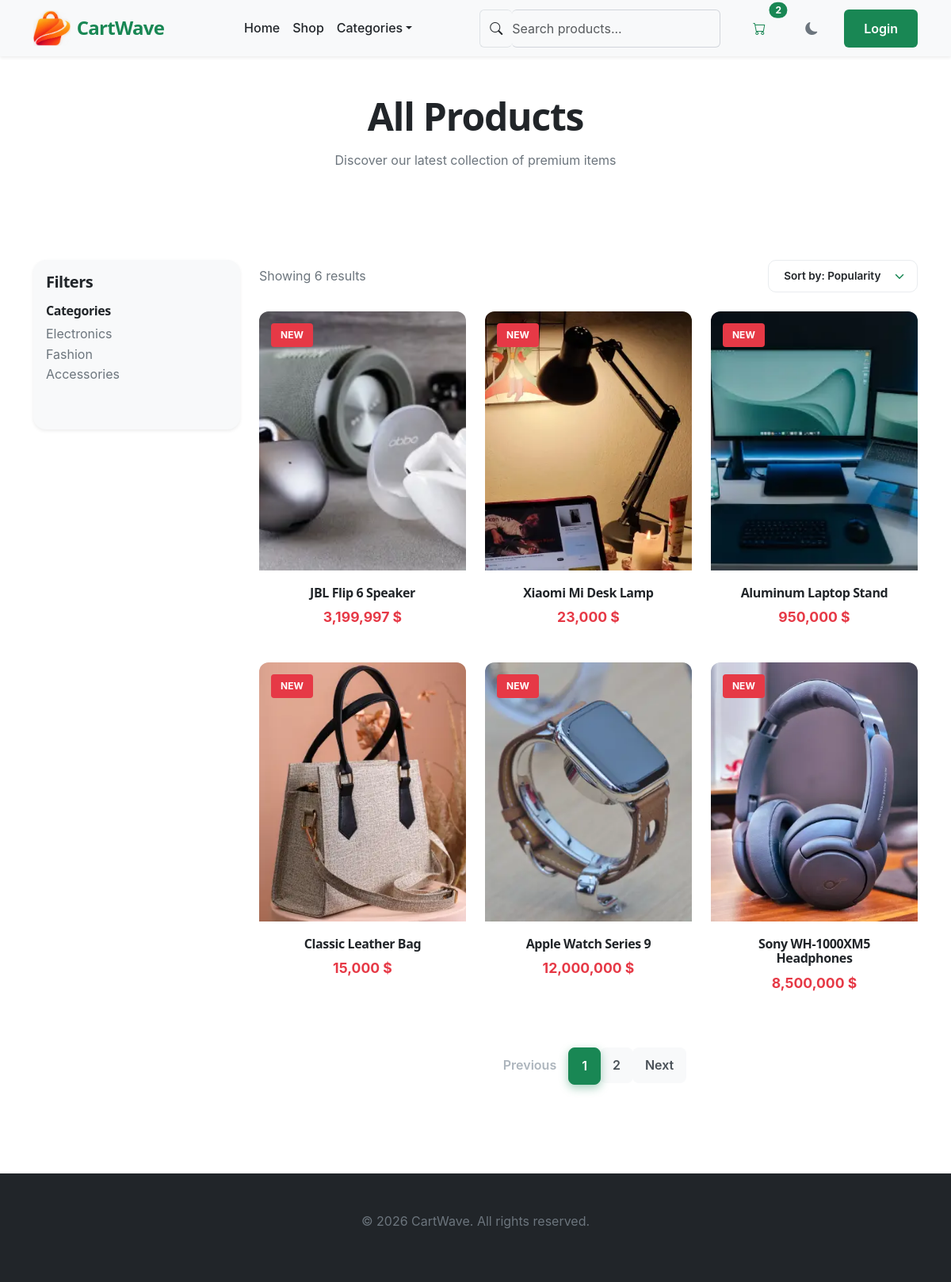
The app's page /shop/ with its own data.
### main/models.py (models this page shows, shortened)
class SiteConfig(models.Model):
    site_title = models.CharField(max_length=200, default="CartWave")
    description = models.TextField(blank=True)
    logo = models.ImageField(upload_to="site/logo/", blank=True, null=True)
    favicon = models.ImageField(upload_to="site/favicon/", blank=True, null=True)
    site_name = models.CharField(max_length=100, default="CartWave", verbose_name="Site Name")
    class Meta:
        verbose_name = "site configuration"
        verbose_name_plural = "site configurations"

### products/models.py (models this page shows, shortened)
class Product(models.Model):
    name = models.CharField(max_length=200)
    description = models.TextField(blank=True)
    price = models.IntegerField()
    image = models.ImageField(upload_to="products/",blank=True)
    is_active = models.BooleanField(default=True)
    is_featured = models.BooleanField(default=False)
    created_at = models.DateTimeField(auto_now_add=True)
    class Meta:
        ordering = ['-created_at']

### products/views.py (the view)
# urls.py: path("shop/", shop, name="shop"),
def shop(request):
    products = Product.objects.filter(is_active=True).order_by('-created_at')
    site_config = SiteConfig.objects.first()
    return render(request, "shop.html", {
        "products": products,
        "site_config": site_config
        })

### templates/shop.html (shortened to what this page needs)
{% extends "base.html" %}
{% load static humanize %}
{% block content %}
    <section class="py-5 text-center">
      <div class="container">
        <h1 class="fw-bold mb-3">All Products</h1>
        <p class="text-muted">Discover our latest collection of premium items</p>
      </div>
    </section>
    <section class="py-5">
      <div class="container">
        <div class="row g-4">
          <aside class="col-lg-3">
            <div class="card border-0 shadow-sm p-3">
              <h5 class="fw-bold mb-3">Filters</h5>
              <div class="mb-4">
                <h6 class="fw-semibold">Categories</h6>
                <ul class="list-unstyled">
                  <li><a href="#" class="text-decoration-none text-muted">Electronics</a></li>
                  <li><a href="#" class="text-decoration-none text-muted">Fashion</a></li>
                  <li><a href="#" class="text-decoration-none text-muted">Accessories</a></li>
                </ul>
              </div>
            </div>
          </aside>
          <main class="col-lg-9">
            <div class="d-flex justify-content-between align-items-center mb-4">
              <span class="text-muted">Showing {{ products|length }} results</span>
              <select class="shop-sort-select w-auto form-select">
                <option>Sort by: Popularity</option>
              </select>
            </div>
            <div class="row g-4">
               {% for product in products %}
              <div class="col-lg-4 col-md-6">
                <div class="product-card-modern">
                  <div class="product-image-wrapper">
                    <span class="badge-new">New</span>
                    <img src="{{ product.image.url }}" alt="{{ product.name }}" />
                  </div>
                  <div class="product-info">
                    <h6 class="product-title">{{ product.name }}</h6>
                    <p class="product-price">{{ product.price|intcomma }} $</p>
                  </div>
                </div>
              </div>
              {% empty %}
                <div class="col-12 text-center py-5">
                  <p>No active products available yet!</p>
                </div>
              {% endfor %}
            </div>
            <nav aria-label="Page navigation" class="mt-5">
              <ul class="pagination justify-content-center">
                <li class="page-item disabled">
                  <a class="page-link" href="javascript:void(0)" tabindex="-1">Previous</a>
                </li>
                <li class="page-item active"><a class="page-link" href="javascript:void(0)">1</a></li>
                <li class="page-item"><a class="page-link" href="javascript:void(0)">2</a></li>
                <li class="page-item"><a class="page-link" href="javascript:void(0)">Next</a></li>
              </ul>
            </nav>
          </main>
        </div>
      </div>
    </section>
{% endblock %}

### templates/base.html (shortened to what this page needs)
{% load static humanize %}
<!doctype html>
<html lang="en" class="no-js" data-theme="light">
  <head>
    <link
      href="https://cdn.jsdelivr.net/npm/bootstrap@5.3.8/dist/css/bootstrap.min.css"
      rel="stylesheet"
    />
    <link
      rel="stylesheet"
      href="https://cdn.jsdelivr.net/npm/bootstrap-icons@1.11.3/font/bootstrap-icons.min.css"
    />
    <link rel="stylesheet" href="{% static 'assets/css/main.css' %}" />
    <link rel="stylesheet" href="{% static 'assets/css/sections.css' %}" />
    <link rel="stylesheet" href="{% static 'assets/css/responsive.css' %}" />
  </head>
  <body>
    <nav
      class="navbar navbar-expand-lg navbar-auto bg-surface shadow-sm sticky-top theme-border-bottom"
    >
      <div class="container">
        <a
          class="navbar-brand d-flex align-items-center gap-2 text-decoration-none"
          href="/"
        >
          {% if site_config.logo %}
          <img
            src="{{ site_config.logo.url }}"
            alt="Logo"
            height="45"
            class="d-inline-block align-text-top"
          />
          {% endif %}
          <span class="brand-name fw-bold text-success"
            >{{ site_config.site_name }}</span
          >
        </a>
        <div class="collapse navbar-collapse" id="mainNav">
          <ul class="navbar-nav mx-auto mb-2 mb-lg-0 fw-medium">
            <li class="nav-item">
              <a class="nav-link theme-text" href="/">Home</a>
            </li>
            <li class="nav-item">
              <a class="nav-link theme-text" href="/shop/">Shop</a>
            </li>
            <li class="nav-item dropdown">
              <a
                class="nav-link dropdown-toggle theme-text"
                href="#"
                role="button"
                data-bs-toggle="dropdown"
                >Categories</a
              >
            </li>
          </ul>
          <div class="d-flex align-items-center gap-3">
            <form class="d-flex position-relative me-2" role="search">
              <span
                class="input-group-text theme-input-group border-end-0 rounded-start"
              >
                <i class="bi bi-search theme-muted"></i>
              </span>
              <input
                class="form-control border-start-0 ps-0 rounded-end js-search-input theme-input"
                type="search"
                placeholder="Search products..."
                aria-label="Search"
              />
            </form>
            <a
              href="#"
              class="btn btn-outline-success position-relative rounded-2 px-3"
            >
              <i class="bi bi-cart"></i>
              <span
                class="position-absolute top-0 start-100 translate-middle badge rounded-pill bg-success text-white"
              >
                2
              </span>
            </a>
            <button
              class="btn btn-outline-secondary rounded-2 px-3 js-theme-toggle"
              aria-label="Toggle dark mode"
            >
              <i class="bi bi-moon-fill"></i>
            </button>
            <a href="#" class="btn btn-success rounded-2 px-4">Login</a>
          </div>
        </div>
      </div>
    </nav>
    <main>{% block content %} {% endblock %}</main>
    <footer class="bg-dark text-light py-5 mt-5">
      <div class="container text-center">
        <p>&copy; 2026 CartWave. All rights reserved.</p>
      </div>
    </footer>
  </body>
</html>

### static/assets/css/main.css (style rules this page uses)
:root { --primary: #e63946; --primary-dark: #d62828; --secondary: #ff6b35; --accent: #f59e0b; --background: #ffffff; --surface: #f8f9fa; --surface-2: #f1f5f9; --surface-3: #e2e8f0; --inverse: #111827; --text: #212529; --muted: #6c757d; --faint: #9ca3af; --on-primary: #ffffff; --on-inverse: #f8fafc; --border: #dee2e6; --border-strong: #d1d5db; --radius-sm: 6px; --radius-md: 10px; --radius-lg: 16px; --radius-xl: 24px; --radius-pill: 999px; --shadow-xs: 0 1px 2px rgba(0, 0, 0, 0.05); --shadow-sm: 0 2px 8px rgba(0, 0, 0, 0.06); --shadow-md: 0 10px 24px -12px rgba(0, 0, 0, 0.1); --ring: 0 0 0 3px rgba(229, 57, 53, 0.28); --font-display: "Plus Jakarta Sans", system-ui, sans-serif; --font-body: "Inter", system-ui, -apple-system, sans-serif; --fs-display: clamp(2.5rem, 1.4rem + 3.6vw, 4rem); --fs-h1: clamp(2rem, 1.3rem + 2.4vw, 3rem); --fs-h2: clamp(1.625rem, 1.25rem + 1.4vw, 2.5rem); --fs-h3: clamp(1.25rem, 1.08rem + 0.6vw, 1.75rem); --fs-h4: clamp(1.0625rem, 1rem + 0.3vw, 1.25rem); --fs-body: 1rem; --fs-sm: 0.875rem; --fs-xs: 0.8125rem; --section-y: clamp(3.5rem, 2rem + 5vw, 6rem); --gutter: 1.5rem; --navbar-h: 72px; --ease: cubic-bezier(0.2, 0, 0.1, 1); --dur-fast: 120ms; --dur: 220ms; --dur-slow: 420ms; color-scheme: light; }
*, *::before, *::after { box-sizing: border-box; }
html { scroll-behavior: smooth; scroll-padding-top: calc(var(--navbar-h) + 16px); }
body { background-color: var(--background); color: var(--text); font-family: var(--font-body); font-size: var(--fs-body); line-height: 1.6; margin: 0; -webkit-font-smoothing: antialiased; transition: background-color var(--dur) var(--ease), color var(--dur) var(--ease); }
h1, h2, h3, h4, h5, h6, .display-title { font-family: var(--font-display); font-weight: 700; line-height: 1.15; letter-spacing: -0.025em; margin-block: 0 0.5em; color: var(--text); }
h1 { font-size: var(--fs-h1); }
p { margin-bottom: 1rem; color: var(--muted); }
a { text-decoration: none; color: var(--primary); transition: color var(--dur-fast) var(--ease); }
.container, .container-fluid, .container-lg, .container-xl { --bs-gutter-x: var(--gutter); }
.text-muted { color: var(--muted) !important; }
.bg-surface { background-color: var(--surface); }
.btn { font-family: var(--font-body); font-weight: 600; border-radius: var(--radius-sm); padding: 0.6875rem 1.25rem; border: 1px solid transparent; display: inline-flex; align-items: center; justify-content: center; gap: 0.5rem; transition: all var(--dur-fast) var(--ease); }
.card { background-color: var(--surface); border: 1px solid var(--border); border-radius: var(--radius-lg); }
.form-control { background-color: var(--surface); border: 1px solid var(--border-strong); border-radius: var(--radius-sm); color: var(--text); padding: 0.6875rem 0.875rem; }

### records on screen
SiteConfig: logo (picture), site_name "CartWave"
Product: image (picture), name "JBL Flip 6 Speaker", price "3,199,997"
Product: image (picture), name "Xiaomi Mi Desk Lamp", price "23,000"
Product: image (picture), name "Aluminum Laptop Stand", price "950,000"
Product: image (picture), name "Classic Leather Bag", price "15,000"
Product: image (picture), name "Apple Watch Series 9", price "12,000,000"
Product: image (picture), name "Sony WH-1000XM5 Headphones", price "8,500,000"

### other values on screen
{{ products|length }} "6"
